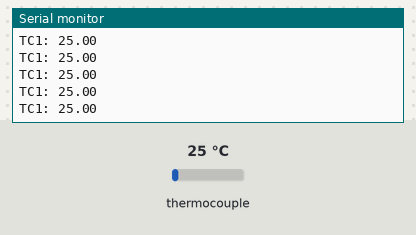
A program run on a simulated ESP32-C3. Shown: the last lines printed to the serial monitor. Wiring (inferred from the names in the program): MAX6675 thermocouple converter: CS GPIO 20; MISO GPIO 6; SCK GPIO 5. Inputs (shaded band) come from the test bench; at power-on: thermocouple 25 °C.

Above: at 1.7 s.
1.8 s: thermocouple set to 6 °C
At 2.06 s:
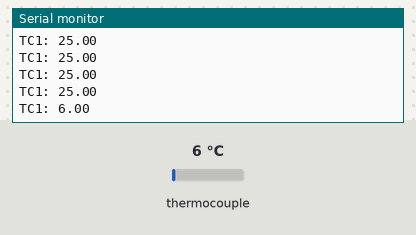
3.3 s: thermocouple set to 75 °C
At 3.46 s:
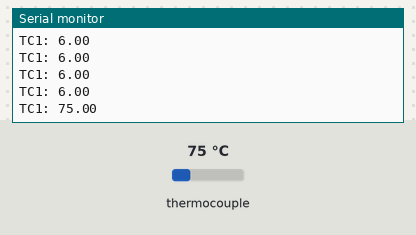
Timing chart, 0 to 6.3 s (numbered marks = the images above; inputs shaded):
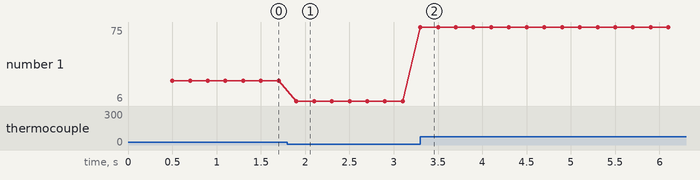

The program:

main.cpp
```cpp
/*
 * ESP32-C3 SuperMini + MAX6675 thermocouple 1 only (read-only; no heaters here).
 *
 * Wiring: SCK -> GPIO 5, SO -> GPIO 6, CS1 -> GPIO 20, VCC -> 3.3V, GND -> GND
 *
 * Serial out (115200), one line every 200 ms:  "TC1: 24.50"  or  "TC1: NC" (open)
 */

#include <Arduino.h>

const uint8_t SCK_PIN = 5;
const uint8_t SO_PIN = 6;
const uint8_t CS_PIN = 20;  // thermocouple 1
// All 5 modules share SCK/SO, so the unused CS lines must idle high or they fight on SO.
const uint8_t ALL_CS_PINS[] = {20, 10, 9, 8, 7};

// MAX6675 needs 0.17-0.22 s per conversion; 200 ms is at the limit, so a reading can repeat.
const uint32_t LOOP_MS = 200;

double readThermocouple() {
  digitalWrite(CS_PIN, LOW);
  delayMicroseconds(10);
  uint16_t v = shiftIn(SO_PIN, SCK_PIN, MSBFIRST);
  v <<= 8;
  v |= shiftIn(SO_PIN, SCK_PIN, MSBFIRST);
  digitalWrite(CS_PIN, HIGH);

  if (v & 0x4) return NAN;  // bit 2 set = thermocouple input open
  return (v >> 3) * 0.25;   // 12-bit value, 0.25 C per LSB
}

void setup() {
  Serial.begin(115200);
  pinMode(SCK_PIN, OUTPUT);
  digitalWrite(SCK_PIN, LOW);
  pinMode(SO_PIN, INPUT);
  for (uint8_t pin : ALL_CS_PINS) {
    pinMode(pin, OUTPUT);
    digitalWrite(pin, HIGH);
  }
  delay(500);  // MAX6675 power-up time
}

void loop() {
  static uint32_t next = millis();
  double t = readThermocouple();
  if (isnan(t)) Serial.println("TC1: NC");
  else Serial.printf("TC1: %.2f\n", t);

  next += LOOP_MS;
  int32_t wait = (int32_t)(next - millis());
  if (wait > 0) delay(wait);
  else next = millis();  // overrun
}
```

Measured:
- after the input at 1.8 s, the serial monitor: prints a new line after 0.10 s (image 1)
- after the input at 3.3 s, the serial monitor: prints a new line at once (image 2)
- plotted number 1: 25 → 6 after the input at 1.8 s, 6 → 75 after the input at 3.3 s
